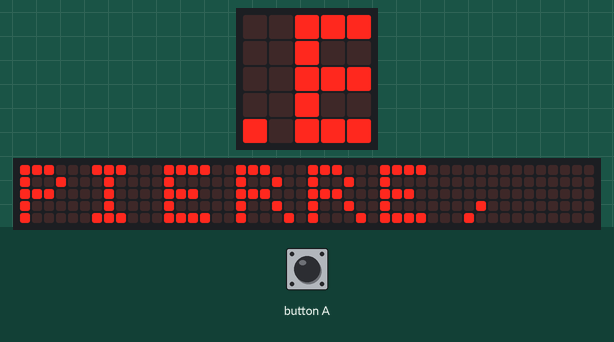
Bench run of a program on a simulated BBC micro:bit (MakeCode). Parts: the board's 5×5 LED display, a strip that is not on the board, showing the scrolling text unrolled. Inputs (shaded band) come from the test bench. Random numbers come from a fixed seed; the 48×5 strip is a reading aid, not a part: it shows the text the display is scrolling, unrolled, one strip-width of it at a time.

Above: at 5.0 s.
5.1 s: button A pressed for 0.15 s
5.8 s: button A pressed for 0.15 s
At 22.6 s:
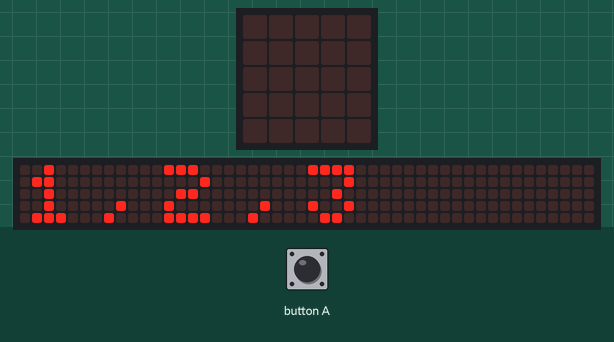
24.6 s: button A pressed for 0.15 s
At 24.67 s:
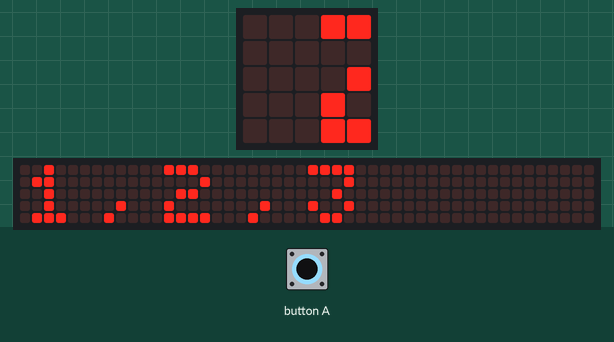
25.3 s: button A pressed for 0.15 s
26.0 s: button A pressed for 0.15 s
At 45.77 s:
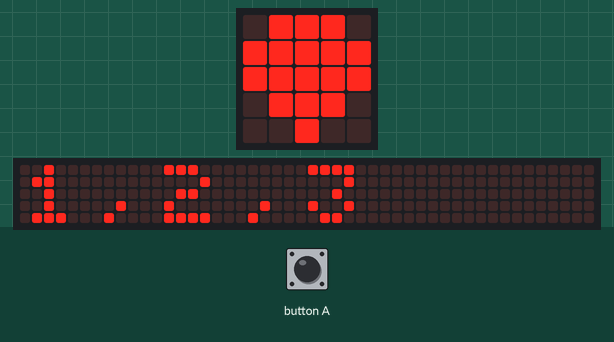

The program:

main.ts
```typescript
input.onButtonPressed(Button.A, function () {
    basic.showString("1,2,3")
    Pierre = 1
    Feuille = 2
    Ciseaux = 3
    Choix = randint(1, 3)
    if (Choix == 1) {
        basic.showLeds(`
            . . # # .
            # # # # .
            # # # # #
            . # # # #
            . . . . .
            `)
    }
    if (Choix == 2) {
        basic.showLeds(`
            . # # # .
            # # # # #
            # # # # #
            . # # # .
            . . # . .
            `)
    }
    if (Choix == 3) {
        basic.showLeds(`
            # # . # #
            # # . # #
            . . # . .
            . # . # .
            # . . . #
            `)
    }
})
let Choix = 0
let Ciseaux = 0
let Feuille = 0
let Pierre = 0
basic.showString("PIERRE, FEUILLE, CISEAUX")
```

test.ts
```typescript
// les tests vont ici ; cela ne sera pas compilé si ce paquet est utilisé en tant qu'extension.
```
